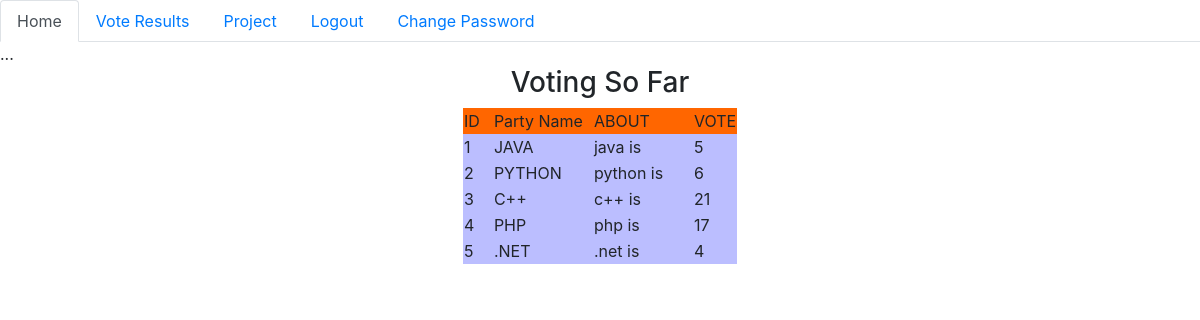
The page /lan_view.php (signed in) on the database its author committed.
### tables this page shows
CREATE TABLE `languages` (
  `lan_id` int(100) NOT NULL,
  `fullname` varchar(10) NOT NULL,
  `about` varchar(255) NOT NULL,
  `votecount` int(255) NOT NULL
);

### lan_view.php (the view, shortened to what this page needs)
<?php
include "header_voter.php";
?>
<center><h3> Voting So Far  </h3></center>
<?php
include "connection.php";
$member = mysqli_query($con, 'SELECT * FROM languages' );
if (mysqli_num_rows($member)== 0 ) {
	echo '<font color="red">No results found</font>';
}
else {
	echo '<center><table><tr bgcolor="#FF6600">
<td width="30px">ID</td>
<td width="100px">Party Name</td>
<td width="100px">ABOUT</td>
<td width="30px">VOTE</td>
</tr>';
while($mb=mysqli_fetch_object($member))
		{
			$id=$mb->lan_id;
			$name=$mb->fullname;
			$about=$mb->about;
			$vote=$mb->votecount;
			echo '<tr bgcolor="#BBBEFF">';
	echo '<td>'.$id.'</td>';
	echo '<td>'.$name.'</td>';
	echo '<td>'.$about.'</td>';
	echo '<td>'.$vote.'</td>';
	echo "</tr>";
		}
		echo'</table></center>';
	}
?>

### header_voter.php (shortened to what this page needs)
<!DOCTYPE html PUBLIC "-//W3C//DTD XHTML 1.0 Transitional//EN" "http://www.w3.org/TR/xhtml1/DTD/xhtml1-transitional.dtd">
<html xmlns="http://www.w3.org/1999/xhtml">
<head>
<link rel="stylesheet" href="https://cdn.jsdelivr.net/npm/bootstrap@4.0.0/dist/css/bootstrap.min.css">
</head>
<body bgcolor="#EBE9E9">
<ul class="nav nav-tabs" id="myTab" role="tablist">
  <li class="nav-item">
    <a class="nav-link active" id="home-tab" data-toggle="tab" href="voter.php" role="tab" aria-controls="home" aria-selected="true">Home</a>
  </li>
  <li class="nav-item">
    <a class="nav-link" id="vote-tab" data-toggle="tab" href="lan_view.php" role="tab" aria-controls="vote " aria-selected="true">Vote Results</a>
  </li>
  <li class="nav-item">
    <a class="nav-link" id="project-tab" data-toggle="tab" href="profile.php" role="tab" aria-controls="project" aria-selected="true">Project</a>
  </li>
  <li class="nav-item">
    <a class="nav-link" id="logout-tab" data-toggle="tab" href="logout.php" role="tab" aria-controls="logout" aria-selected="true">Logout</a>
  </li>
  <li class="nav-item">
    <a class="nav-link" id="change-tab" data-toggle="tab" href="change_pass.php" role="tab" aria-controls="change" aria-selected="true">Change Password</a>
  </li>
</ul>
<div class="tab-content" id="myTabContent">
  <div class="tab-pane fade show active" id="home" role="tabpanel" aria-labelledby="home-tab">...</div>
</div>

### rows shown on the page
languages: lan_id "1", fullname "JAVA", about "java is", votecount "5"
languages: lan_id "2", fullname "PYTHON", about "python is", votecount "6"
languages: lan_id "3", fullname "C++", about "c++ is", votecount "21"
languages: lan_id "4", fullname "PHP", about "php is", votecount "17"
languages: lan_id "5", fullname ".NET", about ".net is", votecount "4"
